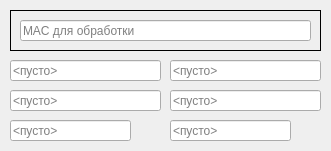
<?xml version="1.0" encoding="UTF-8"?>
<ui version="4.0">
 <class>mac</class>
 <widget class="QMainWindow" name="mac">
  <property name="enabled">
   <bool>true</bool>
  </property>
  <property name="geometry">
   <rect>
    <x>0</x>
    <y>0</y>
    <width>331</width>
    <height>151</height>
   </rect>
  </property>
  <property name="mouseTracking">
   <bool>false</bool>
  </property>
  <property name="windowTitle">
   <string>MAC-адреса</string>
  </property>
  <property name="windowIcon">
   <iconset resource="res.qrc">
    <normaloff>:/network.png</normaloff>:/network.png</iconset>
  </property>
  <widget class="QWidget" name="centralwidget">
   <widget class="QFrame" name="frame">
    <property name="geometry">
     <rect>
      <x>10</x>
      <y>10</y>
      <width>311</width>
      <height>41</height>
     </rect>
    </property>
    <property name="frameShape">
     <enum>QFrame::Box</enum>
    </property>
    <property name="frameShadow">
     <enum>QFrame::Plain</enum>
    </property>
    <property name="lineWidth">
     <number>1</number>
    </property>
    <widget class="QLineEdit" name="lineEdit">
     <property name="enabled">
      <bool>true</bool>
     </property>
     <property name="geometry">
      <rect>
       <x>10</x>
       <y>10</y>
       <width>291</width>
       <height>21</height>
      </rect>
     </property>
     <property name="styleSheet">
      <string notr="true">font: 10pt &quot;Courier New&quot;;</string>
     </property>
     <property name="placeholderText">
      <string>MAC для обработки</string>
     </property>
    </widget>
   </widget>
   <widget class="QLineEdit" name="lineEdit_2">
    <property name="enabled">
     <bool>true</bool>
    </property>
    <property name="geometry">
     <rect>
      <x>10</x>
      <y>60</y>
      <width>151</width>
      <height>21</height>
     </rect>
    </property>
    <property name="styleSheet">
     <string notr="true">font: 10pt &quot;Courier New&quot;;</string>
    </property>
    <property name="text">
     <string/>
    </property>
    <property name="readOnly">
     <bool>true</bool>
    </property>
    <property name="placeholderText">
     <string>&lt;пусто&gt;</string>
    </property>
   </widget>
   <widget class="QLineEdit" name="lineEdit_3">
    <property name="geometry">
     <rect>
      <x>170</x>
      <y>60</y>
      <width>151</width>
      <height>21</height>
     </rect>
    </property>
    <property name="styleSheet">
     <string notr="true">font: 10pt &quot;Courier New&quot;;</string>
    </property>
    <property name="readOnly">
     <bool>true</bool>
    </property>
    <property name="placeholderText">
     <string>&lt;пусто&gt;</string>
    </property>
   </widget>
   <widget class="QLineEdit" name="lineEdit_4">
    <property name="geometry">
     <rect>
      <x>10</x>
      <y>90</y>
      <width>151</width>
      <height>21</height>
     </rect>
    </property>
    <property name="styleSheet">
     <string notr="true">font: 10pt &quot;Courier New&quot;;</string>
    </property>
    <property name="readOnly">
     <bool>true</bool>
    </property>
    <property name="placeholderText">
     <string>&lt;пусто&gt;</string>
    </property>
   </widget>
   <widget class="QLineEdit" name="lineEdit_5">
    <property name="geometry">
     <rect>
      <x>170</x>
      <y>90</y>
      <width>151</width>
      <height>21</height>
     </rect>
    </property>
    <property name="styleSheet">
     <string notr="true">font: 10pt &quot;Courier New&quot;;</string>
    </property>
    <property name="readOnly">
     <bool>true</bool>
    </property>
    <property name="placeholderText">
     <string>&lt;пусто&gt;</string>
    </property>
   </widget>
   <widget class="QLineEdit" name="lineEdit_6">
    <property name="geometry">
     <rect>
      <x>10</x>
      <y>120</y>
      <width>121</width>
      <height>21</height>
     </rect>
    </property>
    <property name="styleSheet">
     <string notr="true">font: 10pt &quot;Courier New&quot;;</string>
    </property>
    <property name="readOnly">
     <bool>true</bool>
    </property>
    <property name="placeholderText">
     <string>&lt;пусто&gt;</string>
    </property>
   </widget>
   <widget class="QLineEdit" name="lineEdit_7">
    <property name="geometry">
     <rect>
      <x>170</x>
      <y>120</y>
      <width>121</width>
      <height>21</height>
     </rect>
    </property>
    <property name="styleSheet">
     <string notr="true">font: 10pt &quot;Courier New&quot;;</string>
    </property>
    <property name="readOnly">
     <bool>true</bool>
    </property>
    <property name="placeholderText">
     <string>&lt;пусто&gt;</string>
    </property>
   </widget>
  </widget>
 </widget>
 <resources>
  <include location="res.qrc"/>
 </resources>
 <connections/>
</ui>
